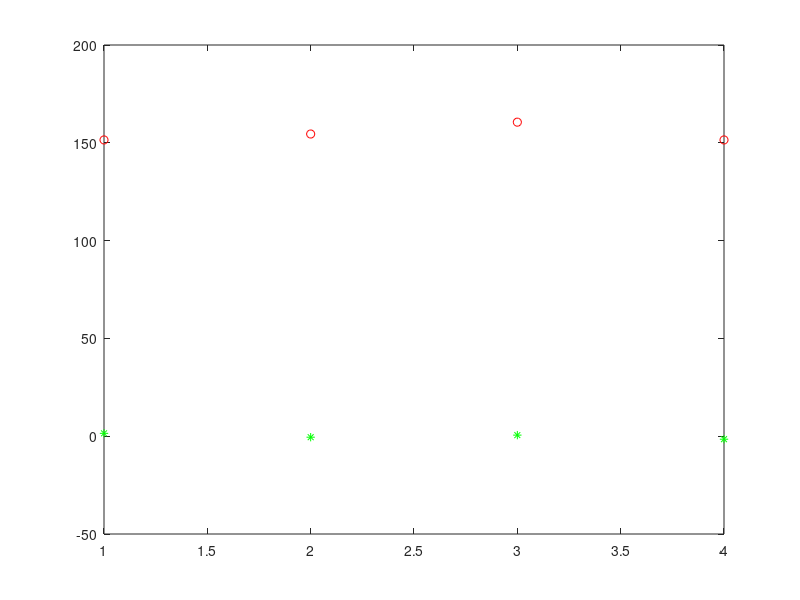

Write the MATLAB code that produced this figure.
% Lista de exercicio 02
% Danilo Portela de Oliveira

clear
clc

% t = s/v -> Modelo não linear
% s = v*t -> Modelo Linear
% 1/v = c -> t = s*c -> Vagarosidade

% Modelo Linear

s = [150; 155; 160; 153]; 
t = [5; 5.1; 5.3; 5]; 

d = s; % Vetor dos valores observados

G = t;

W = eye(length(d));

m = (G'*W*G)^-1*(G'*W*d);

dcalc = G*m; % Vetor dos dados calculados
erro = dcalc-d; % Vetor dos erros

figure
plot(dcalc,'or');
hold on;
plot(erro, '*g');
waitfor(gcf);
